Frame 1 (no input): blank canvas, image omitted
Frame 60 (no input): blank canvas, image omitted
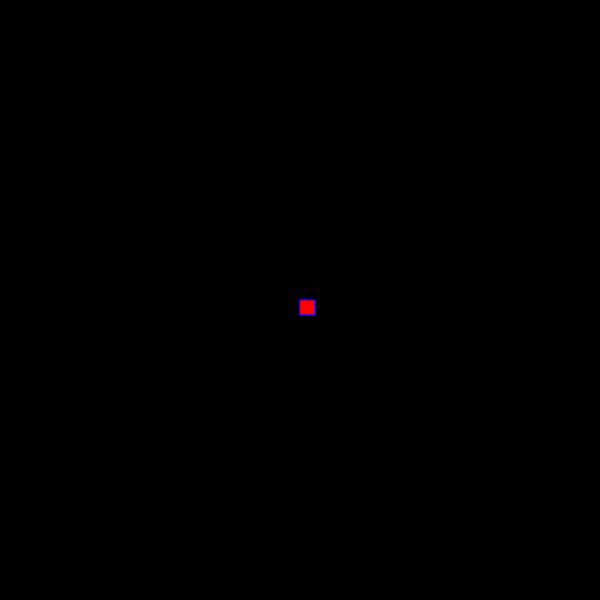
Frame 120 (the mouse pressed at the canvas centre since frame 60)

The p5.js sketch whose frames 1 and 60 were blank and that drew this single picture after the mouse press (run headless with seeded random() and noise() and a simulated clock; from frame 60 on, the mouse is pressed at the canvas centre):

// p5.js sketch
// ── sketch.js
function setup() {
    createCanvas(600, 600);
     background(0);
  }
  
  
  function draw() {
    
    stroke ("blue");
    fill ("red");
   
    
    // console.log(mouseIsPressed);
    
    if (mouseIsPressed){
      rect(mouseX, mouseY, 15, 15);
    }
  }
  
